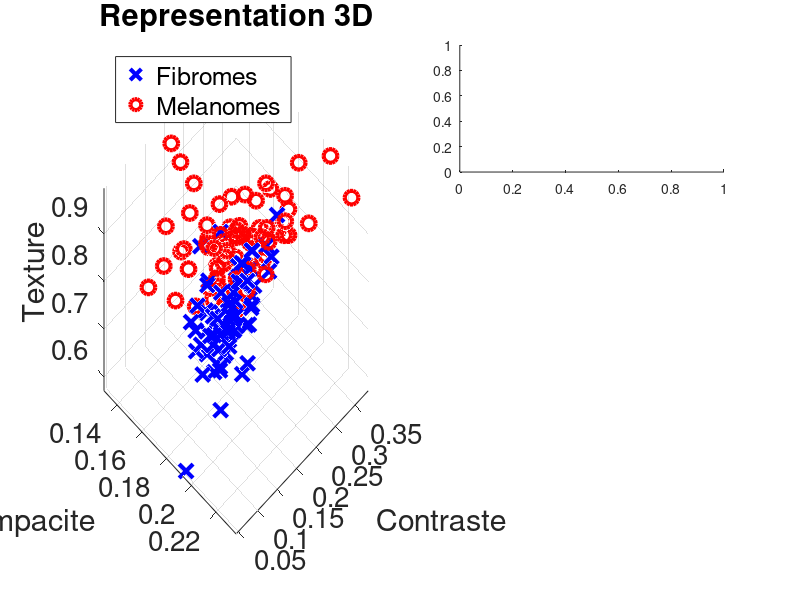

This chart was generated by the following MATLAB code: (Note: this script raises an error after producing the figure.)
clear;
close all;

taille_ecran = get(0, 'ScreenSize');
L = taille_ecran(3);
H = taille_ecran(4);

% Matrice des caracteristiques des donnees d'apprentissage :
load donnees_carac;
nb_donnees_app = size(Y_app, 1);
nb_carac = size(X_app, 2);
noms_carac = {'Compacite', 'Contraste', 'Texture'};
nb_classes = length(unique(Y_app));
noms_classes = {'Fibromes', 'Melanomes'};

% Affichage des deux nuages de points 3D :
figure('Name', 'Representation des images par des points 3D et 2D', ...
    'Position', [0.05 * L, 0.1 * H, 0.9 * L, 0.7 * H], ...
    'Color', [0.7 0.75 0.85]);
subplot(1, 2, 1)
hold on;

for j = 1:nb_donnees_app

    switch Y_app(j)
        case 1 % Fibrome
            hf = plot3(X_app(j, 1), X_app(j, 2), X_app(j, 3), 'bx', 'MarkerSize', 10, 'LineWidth', 3);
        case 2 % Melanome
            hm = plot3(X_app(j, 1), X_app(j, 2), X_app(j, 3), 'ro', 'MarkerSize', 10, 'LineWidth', 3);
    end

end

view(45, 45)
xlabel(noms_carac(1));
ylabel(noms_carac(2));
zlabel(noms_carac(3));
marge = 0.005;
axis([min(min(X_app(:, 1))) - marge max(max(X_app(:, 1))) + marge ...
          min(min(X_app(:, 2))) - marge max(max(X_app(:, 2))) + marge ...
          min(min(X_app(:, 3))) - marge max(max(X_app(:, 3))) + marge]);
grid on
title('Representation 3D')
legend([hf, hm], noms_classes, 'Location', 'NorthWest');
set(gca, 'FontSize', 20);

% Affichage de la grille du maximum de vraisemblance :
for k = 1:nb_carac
    subplot(3, 2, 2 * k)
    num_carac_x = 1 + mod(k - 1, 3);
    num_carac_y = 1 + mod(k, 3);
    hold on;
    affichage_points_classes([X_app(:, num_carac_x), X_app(:, num_carac_y)], Y_app, Y_app);
    xlabel(noms_carac(num_carac_x))
    ylabel(noms_carac(num_carac_y))
    axis([min(min(X_app(:, num_carac_x))) - marge max(max(X_app(:, num_carac_x))) + marge ...
              min(min(X_app(:, num_carac_y))) - marge max(max(X_app(:, num_carac_y))) + marge]);
    grid on

    if k == 1
        title('Representations 2D')
    end

    legend([hf, hm], noms_classes, 'Location', 'Best');
    set(gca, 'FontSize', 15);
end
